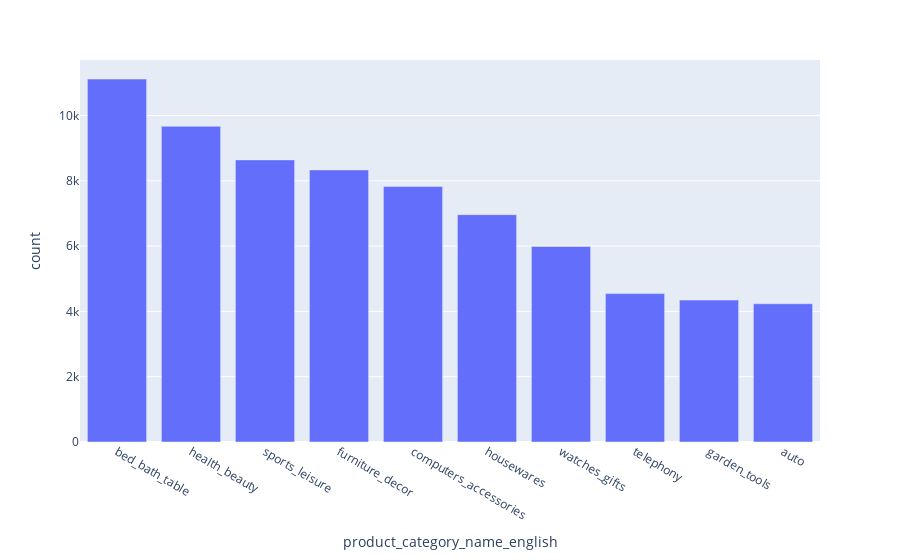

Source (notebook cell):
### Code cell
# Top 10 product items
fig = px.bar(top10_products,x='product_category_name_english', y='count')
fig.show()

### Figure 1 — Plotly figure (JSON) as saved in the notebook; plotly's stock layout.template omitted (floating-point values rounded to 4 significant figures)
{"data": [{"alignmentgroup": "True", "hovertemplate": "product_category_name_english=%{x}<br>count=%{y}<extra></extra>", "legendgroup": "", "marker": {"color": "#636efa", "pattern": {"shape": ""}}, "name": "", "offsetgroup": "", "orientation": "v", "showlegend": false, "textposition": "auto", "type": "bar", "x": ["bed_bath_table", "health_beauty", "sports_leisure", "furniture_decor", "computers_accessories", "housewares", "watches_gifts", "telephony", "garden_tools", "auto"], "xaxis": "x", "y": [11115, 9670, 8641, 8334, 7827, 6964, 5991, 4545, 4347, 4235], "yaxis": "y"}], "layout": {"barmode": "relative", "legend": {"tracegroupgap": 0}, "margin": {"t": 60}, "xaxis": {"anchor": "y", "domain": [0, 1], "title": {"text": "product_category_name_english"}}, "yaxis": {"anchor": "x", "domain": [0, 1], "title": {"text": "count"}}}}
